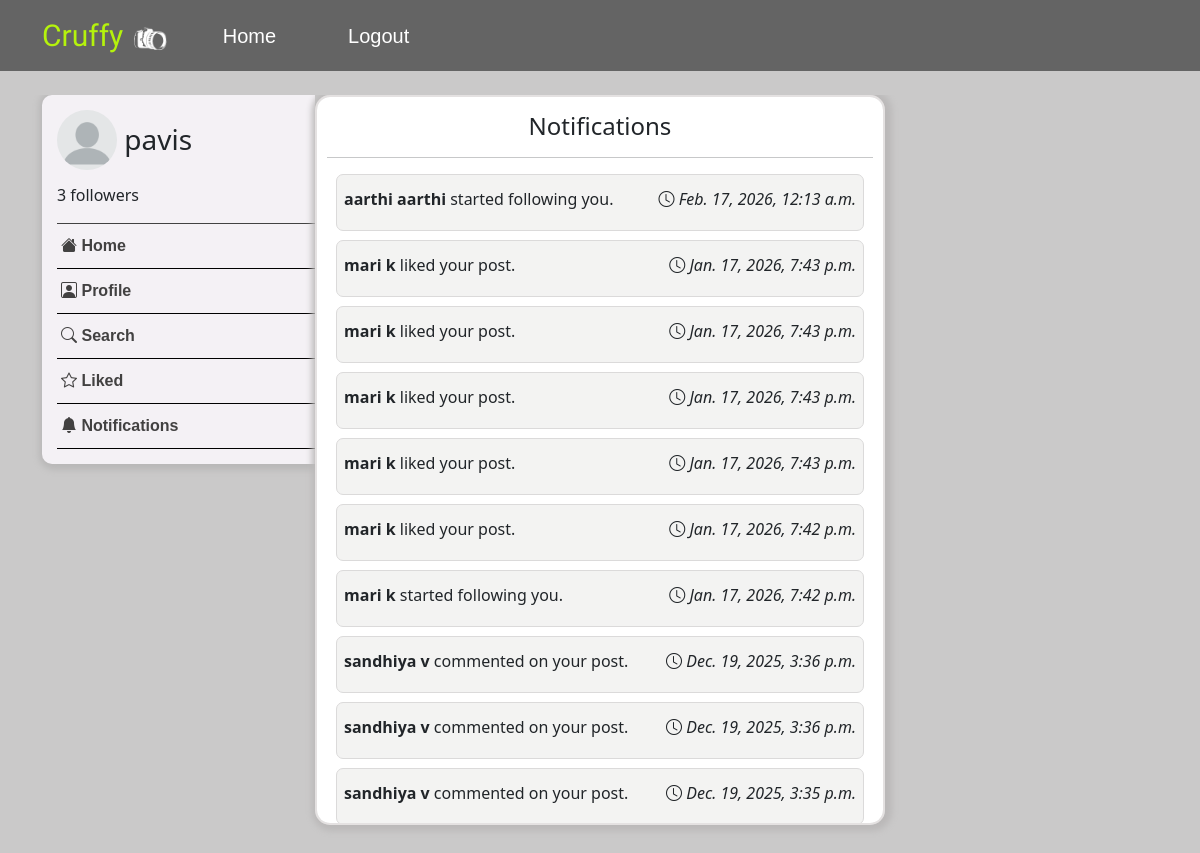
The page /notifications/1/ (signed in) on the database its author committed.
### mainapp/models.py (models this page shows)
class Person(User):
    dob = models.DateField(null=True)
    accept = models.BooleanField(null=False, default=False)
    pic = models.ImageField(upload_to = "profilepic/%y", null = True)
    bio = models.CharField(max_length=200, null = True)
    city = models.CharField(max_length=70, null = True)
    country = models.CharField(max_length=70, null = True)
    profession = models.CharField(max_length=80, null = True)
    bgpic = models.ImageField(upload_to = "bg_pic/%y", null = True)
    followers = models.IntegerField(default=0)

class Notification(models.Model):
    sender = models.ForeignKey(Person, on_delete= models.CASCADE, related_name="sender")
    receiver = models.ForeignKey(Person, on_delete= models.CASCADE, related_name="receiver")
    read = models.BooleanField(default=False)
    message = models.CharField(max_length=100)
    time = models.DateTimeField()

### mainapp/searcher.py (the view)
# urls.py: path('notifications/<int:activeid>/', searcher.notification_handler, name = "notifications"),
def notification_handler(request, activeid):
    if request.user.is_authenticated:
        notifications = Notification.objects.filter(receiver_id = activeid).order_by('-time')
        active = Person.objects.get(pk = activeid)
        context = {
            'notifications':notifications,
            'active':active,
            'homepage': True,
        }
        Notification.objects.filter(receiver_id = activeid).update(read = True)
        return render(request, 'notification.html', context=context)

### mainapp/templates/notification.html (shortened to what this page needs)
{% extends 'super.html' %}
{% block op%}
    <h4 class="text-center">Notifications</h4>
    <hr>
    {% for n in notifications %}
        {% if n.read %}
        <div class="notifications read">
            <p>
                <b>{{n.sender.first_name}} {{n.sender.last_name}}</b> {{n.message}}
            </p>
            <p>
                <i class="bi bi-clock"> {{n.time}}</i>
            </p>
        </div>
        {% endif %}
    {% endfor %}
{% endblock %}

### mainapp/templates/super.html (shortened to what this page needs)
{% extends 'base.html' %}
{% load static %}
{% block content %}
<div class="container">
    <div class="row mt-4 super-style">
        <div class="col-sm-3 option-holder">
            <ul class="option">
                <h3>
                {% if not active.pic %}
                <img src="{% static 'imgs/default-pic.png' %}" alt="" class = "superpic">
                {% else %}
                <img src="{{active.pic.url}}" alt="" class = "superpic">
                {% endif %}
                {{active.first_name}}</h3>
                <p>{{active.followers}} followers</p>
                <a class="options" href="{% url 'home' %}"><i class="bi bi-house-fill"> </i> Home</a>
                <a class="options" href="{% url 'profile' active.id %}"><i class="bi bi-person-square"> </i> Profile</a>
                <a class="options" href="{% url 'search' %}"><i class="bi bi-search"> </i> Search</a>
                <a class="options" href="{% url 'liked' %}"><i class="bi bi-star"> </i> Liked</a>
                {% if homepage %}
                <a class="options" href="{% url 'notifications' active.id %}">
                    <i class="bi bi-bell-fill"></i>
                    Notifications &nbsp;
                </a>
                {% endif %}
            </ul>
        </div>
        <div class="col-sm-6 offset-md-0 mb-5 holder">
            {% block op%}
            {% endblock %}
        </div>
    </div>
</div>
{% endblock %}

### mainapp/templates/base.html (shortened to what this page needs)
{% load static %}
<!doctype html>
<html lang="en">
  <head>
    <link href="https://cdn.jsdelivr.net/npm/bootstrap@5.1.1/dist/css/bootstrap.min.css" rel="stylesheet">
    <link rel="stylesheet" href="{% static 'css/style.css' %}">
    <link rel="stylesheet" href="{% static 'css/style_2.css' %}">
    <link rel="stylesheet" href="{% static 'css/style_3.css' %}">
    <link rel="stylesheet" href="https://cdn.jsdelivr.net/npm/bootstrap-icons@1.5.0/font/bootstrap-icons.css">
    <link rel="stylesheet" href="https://cdnjs.cloudflare.com/ajax/libs/emojionearea/3.4.2/emojionearea.min.css" >
  </head>
  <body style="background-color: rgb(202, 201, 201);">
    <nav class="navbar navbar-expand-lg navbar-dark" style="background-color: rgba(0,0,0,0.5);">
        <div class="container">
          <a class="navbar-brand" href="{% url 'index' %}" style="font-family: 'Fleur De Leah', cursive; font-size:30px; color : rgb(181, 243, 12);">Cruffy <img src="{% static 'imgs/logo.png' %}" style="width: 40px; height: 40px; filter:invert(100%);transform: scaleX(-1);" alt=""></a>
          <div class="collapse navbar-collapse" id="navbarNavAltMarkup">
            <div class="navbar-nav">
              <a class="nav-link active link-style" href="{% url 'home' %}">Home</a>
              {% if not request.user.is_authenticated %}
              <a class="nav-link active link-style" href="{% url 'login' %}">Login</a>
              <a class="nav-link active link-style" href="{% url 'signup' %}">Signup</a>
              {% else %}
              <a class="nav-link active link-style" href="{% url 'logout' %}">Logout</a>
              {% endif %}
            </div>
          </div>
        </div>
    </nav>
    {% block content %}
    {% endblock %}
  </body>
</html>

### static/css/style.css (style rules this page uses)
a { text-decoration: none; }
.link-style { border-bottom: 5px solid transparent; margin: 0px 28px; padding-bottom: 2px; border-radius: 0px; font-size: 20px; font-family: 'Arial Narrow Bold', sans-serif; transition: 0.5s; }

### static/css/style_2.css (style rules this page uses)
.super-style { max-height: 750px; overflow-y: hidden; }
.option-holder { position: relative; height: 730px; overflow-y: scroll; }
.option { padding-right: 14px; width: 300px; padding: 15px; background-color: rgb(244, 241, 245); border-radius: 10px; box-shadow: 2px 1px 6px 5px rgb(185, 184, 184); }
.options { border-bottom: 1px solid black; text-decoration: none; color: rgb(66, 65, 65); font-family: Arial, Helvetica, sans-serif; font-weight: bold; display: block; padding: 10px 0px 10px 4px; }
.options:first-of-type { border-top: 1px solid rgb(66, 66, 66); }
.holder { background-color: white; border:2px solid rgb(228, 225, 225); border-radius: 15px; padding: 15px 10px; box-shadow: 2px 1px 6px 5px rgb(187, 185, 185); position: relative; height: 730px; overflow-y: scroll; }
.notifications { margin: 9px; padding: 7px; padding-top: 12px; padding-bottom: 3px; border-radius: 7px; display: flex; justify-content: space-between; border: 1px solid rgb(219, 218, 218); }
.read { background-color: rgb(243, 243, 242); }

### static/css/style_3.css (style rules this page uses)
.superpic { height: 60px; width: 60px; border-radius: 50%; margin-bottom: 5px; }

### rows shown on the page
Person: followers "3"
Notification: sender.first_name "aarthi", sender.last_name "aarthi", message "started following you.", time "Feb. 17, 2026, 12:13 a.m."
Notification: sender.first_name "mari", sender.last_name "k", message "liked your post.", time "Jan. 17, 2026, 7:43 p.m."
Notification: sender.first_name "mari", sender.last_name "k", message "liked your post.", time "Jan. 17, 2026, 7:43 p.m."
Notification: sender.first_name "mari", sender.last_name "k", message "liked your post.", time "Jan. 17, 2026, 7:43 p.m."
Notification: sender.first_name "mari", sender.last_name "k", message "liked your post.", time "Jan. 17, 2026, 7:43 p.m."
Notification: sender.first_name "mari", sender.last_name "k", message "liked your post.", time "Jan. 17, 2026, 7:42 p.m."
Notification: sender.first_name "mari", sender.last_name "k", message "started following you.", time "Jan. 17, 2026, 7:42 p.m."
Notification: sender.first_name "sandhiya", sender.last_name "v", message "commented on your post.", time "Dec. 19, 2025, 3:36 p.m."
Notification: sender.first_name "sandhiya", sender.last_name "v", message "commented on your post.", time "Dec. 19, 2025, 3:36 p.m."
Notification: sender.first_name "sandhiya", sender.last_name "v", message "commented on your post.", time "Dec. 19, 2025, 3:35 p.m."

### other values the page prints
{{ active.first_name }} "pavis"
